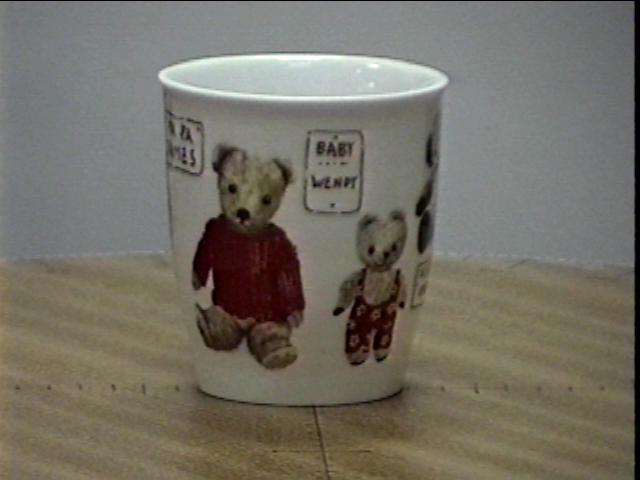
#> input picture src/Cup0.Jpg, 640 x 480 px
$ jupyter execute main_opencv.ipynb
#> lines starting #> are read from the running program, lines starting #| are printed output that depends on the picture
[cell 1]
import cv2
import numpy as np
import matplotlib.pyplot as plt

[cell 2]
img_prev = cv2.imread('./src/Cup0.Jpg')
#> img_prev is the input picture: shape (480, 640, 3); mean B, G, R 101.7, 112.6, 116.5
img_next = cv2.imread('./src/Cup1.Jpg')
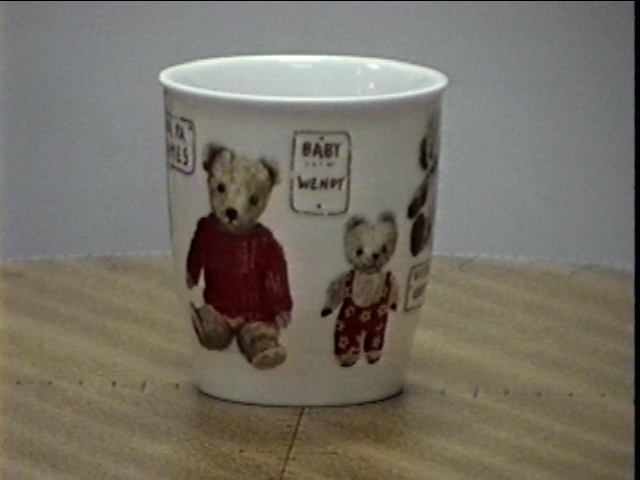
#> input picture src/Cup1.Jpg, 640 x 480 px
#> img_next is the input picture: shape (480, 640, 3); mean B, G, R 101.2, 112.2, 117.3

[cell 3]
trackingPoint = [[350, 250], [200, 305]]

[cell 4]
fig, ax = plt.subplots(1, 2, figsize=(20, 10))
ax[0].imshow(cv2.cvtColor(img_prev, cv2.COLOR_BGR2RGB))
ax[1].imshow(cv2.cvtColor(img_next, cv2.COLOR_BGR2RGB))

for p in trackingPoint:
    ax[0].plot(p[1], p[0], 'o', color='red')
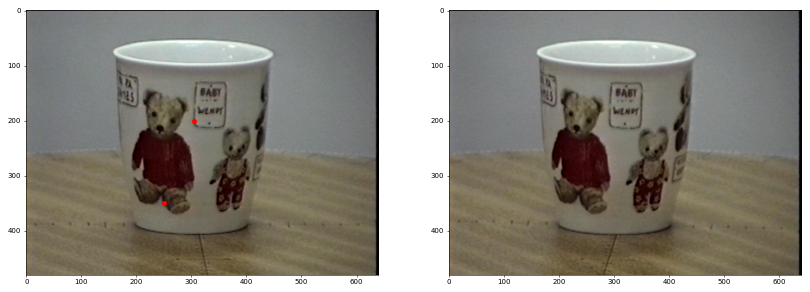
#> figure drawn by matplotlib, 2 panels

[cell 5]
img_prev_gray = cv2.cvtColor(img_prev, cv2.COLOR_BGR2GRAY)
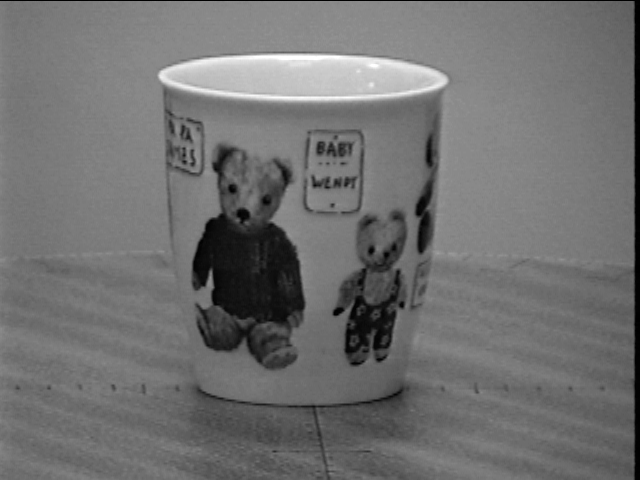
#> img_prev_gray: shape (480, 640); min 0, max 255, mean 112.5
img_next_gray = cv2.cvtColor(img_next, cv2.COLOR_BGR2GRAY)
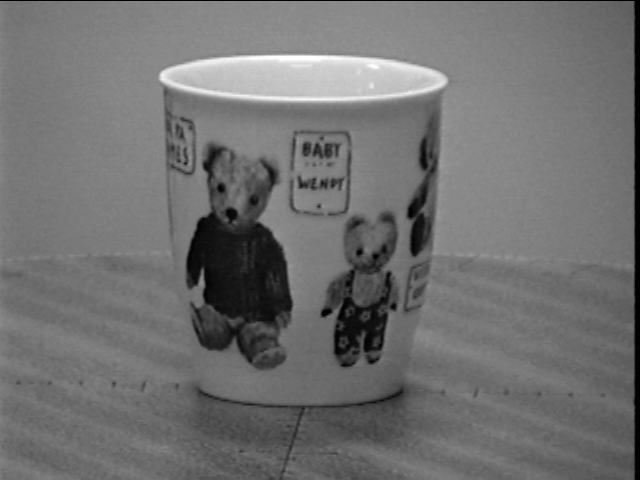
#> img_next_gray: shape (480, 640); min 0, max 255, mean 112.5

[cell 6]
p0 = trackingPoint[0]

[cell 7]
lk_params = {
    "winSize": (15, 15),
    "maxLevel": 1,
    "criteria": (cv2.TERM_CRITERIA_COUNT, 1, 0),
    'flags': cv2.OPTFLOW_USE_INITIAL_FLOW
}

[cell 8]
p0 = np.array(p0)
p0 = np.expand_dims(p0, axis=0)
p0 = np.expand_dims(p0, axis=0)
p0 = p0.astype(np.float32)

[cell 9]
iter_points = []
iter_points.append(p0)
for n in range(20):
    p1, st, err = cv2.calcOpticalFlowPyrLK(img_prev_gray, img_next_gray, iter_points[0].copy(), iter_points[-1].copy(), **lk_params)

    iter_points.append(p1)
#> this loop made 20 passes
#> (p1, err) on passes 1 to 12: ([[341.7, 246.7]], [11.04]), ([[337.5, 247.2]], [2.37]), ([[337.8, 250.1]], [2.27]), ([[338, 251.1]], [2.28]), ([[338, 251]], [2.31]), ([[338, 251]], [2.31]), ([[338, 251]], [2.31]), ([[338, 251]], [2.31]), ([[338, 251]], [2.31]), ([[338, 251]], [2.31]), ([[338, 251]], [2.31]), ([[338, 251]], [2.31])
#> after the loop, iter_points = 21 items, first 6: [[350, 250]], [[341.7, 246.7]], [[337.5, 247.2]], [[337.8, 250.1]], [[338, 251.1]], [[338, 251]]

[cell 10]
iter_points = np.array(iter_points, dtype=np.int32)

[cell 11]
iter_points = iter_points[:, 0, 0, :]
#> iter_points = 21 rows, first 8: [350, 250], [341, 246], [337, 247], [337, 250], [337, 251], [337, 250], [337, 251], [337, 251]

[cell 12]
plt.figure(figsize=(20, 20))
plt.imshow(cv2.cvtColor(img_prev, cv2.COLOR_BGR2RGB))
plt.scatter(iter_points[-1, 1], iter_points[-1, 0], c='r', s=50)
plt.scatter(iter_points[1:-1, 1], iter_points[1:-1, 0], c='blue', s=10)
plt.scatter(iter_points[0, 1], iter_points[0, 0], c='orange', s=50)
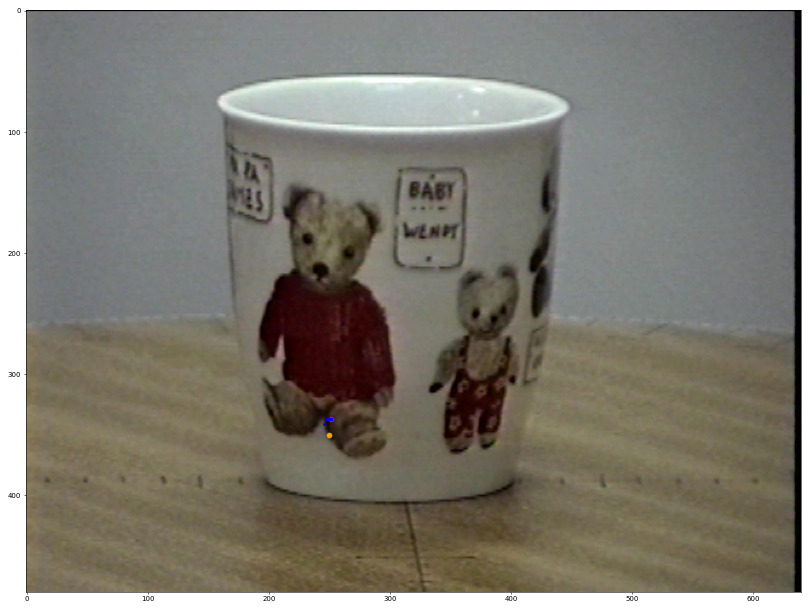
#> figure drawn by matplotlib, 1 panel

[cell 13]
plt.figure(figsize=(20, 20))
plt.imshow(cv2.cvtColor(img_next, cv2.COLOR_BGR2RGB))
plt.scatter(iter_points[-1, 1], iter_points[-1, 0], c='r', s=50)
plt.scatter(iter_points[1:-1, 1], iter_points[1:-1, 0], c='blue', s=10)
plt.scatter(iter_points[0, 1], iter_points[0, 0], c='orange', s=50)
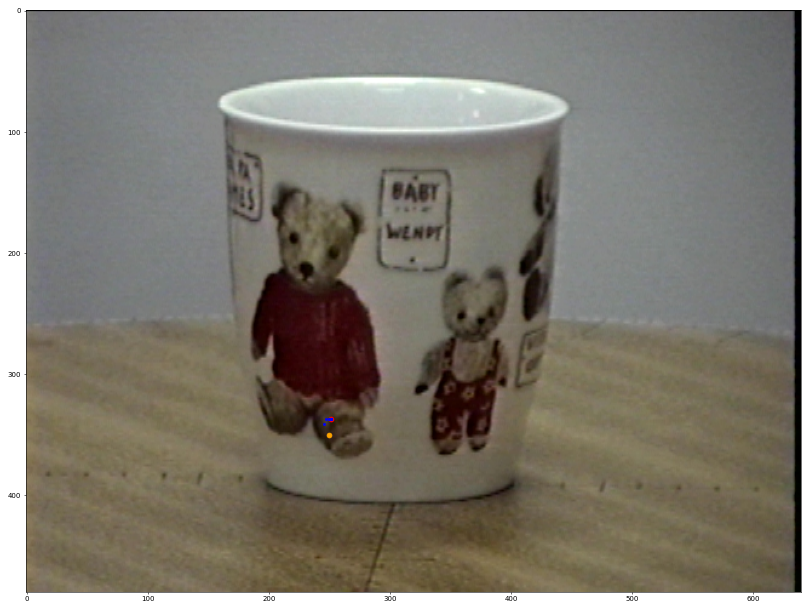
#> figure drawn by matplotlib, 1 panel
